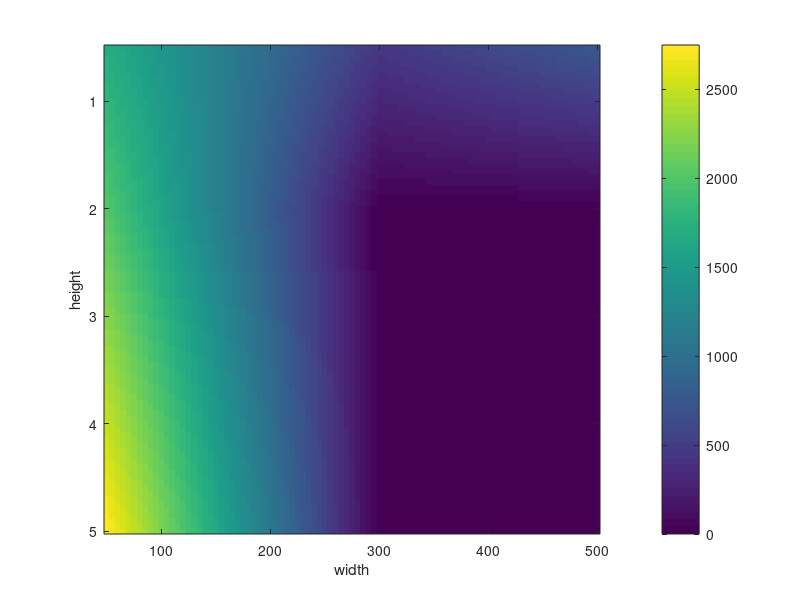

Reproduce this figure in MATLAB. (Note: this script raises an error after producing the figure.)
% plot regime diagram of Vd given H & W of barrier

h = 0.5:0.05:5;
w = 50:5:500;

[W,H] = meshgrid(w,h);

He = 2;
We = 300;
Db = 6;

Vd_H=max(0,(He-H).*W);
Vd_B=max(0,(We-W).*(H+Db));
Vd=Vd_H+Vd_B;

imagesc(w,h,Vd)
ylabel('height')
xlabel('width')
hold on
c = colorbar;
c.Label.String = 'volume deficit';
contour(w,h,Vd,[0 300],'k')
set(gca,'ydir','normal')
set(gca,'FontSize',16)
xline(We,'--');
yline(He,'--');
% caxis([0 300])